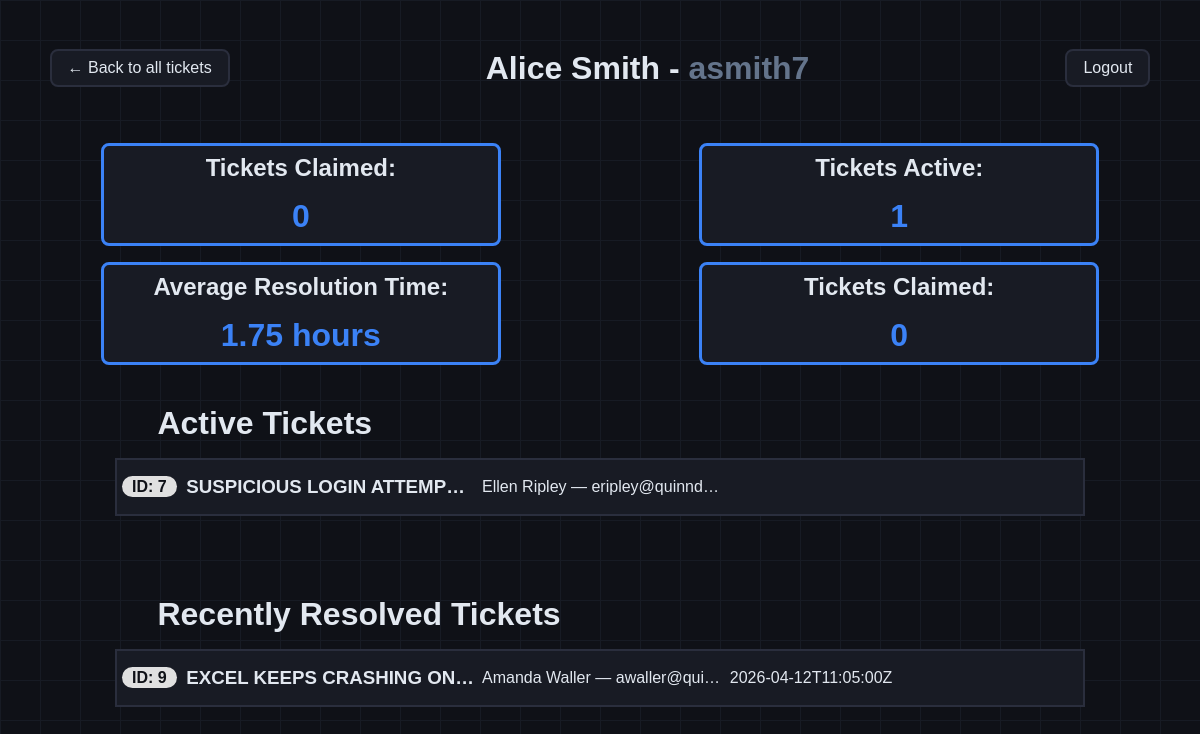
The page /profile/asmith7 (signed in) on the database its author committed.
### tables this page shows
CREATE TABLE it_specialists (
            username TEXT PRIMARY KEY,
            hashed_password TEXT NOT NULL,
            name TEXT NOT NULL,
            tickets_claimed INTEGER DEFAULT 0,
            tickets_active INTEGER DEFAULT 0,
            tickets_resolved INTEGER DEFAULT 0,
            total_resolution_time_hours REAL DEFAULT 0
            );

CREATE TABLE tickets (
            id INTEGER PRIMARY KEY AUTOINCREMENT,
            ticketer_name TEXT NOT NULL,
            ticketer_email TEXT NOT NULL,
            issue_type TEXT NOT NULL,
            priority TEXT,
            affects_others INTEGER NOT NULL DEFAULT 0,
            summary TEXT NOT NULL,
            description TEXT NOT NULL,
            status TEXT NOT NULL,
            resolution_details TEXT,
            specialist_username_assigned TEXT,
            submission_date TEXT NOT NULL,
            assignment_date TEXT,
            resolution_date TEXT   
            );

### app.py (the view)
@app.route('/profile/<username>', methods=['GET'])
def viewProfile(username):
    auth_error = it_only_check()
    if auth_error:
        return auth_error
    if session.get("username") != username:
        return jsonify({"error": "you can only view your own profile"}), 403
    db = get_db()
    specialist_row = db.execute('SELECT username, name, tickets_claimed, tickets_active, tickets_resolved, total_resolution_time_hours FROM it_specialists WHERE username = ?', (username,)).fetchone()
    active_tickets = db.execute('SELECT * FROM tickets WHERE specialist_username_assigned = ? AND status = "active" ORDER BY assignment_date', (username,)).fetchall()
    recent_resolved_tickets = db.execute('SELECT * FROM tickets WHERE specialist_username_assigned = ? AND status = "resolved" ORDER BY resolution_date DESC LIMIT 3', (username,)).fetchall()
    if not active_tickets:
        active_tickets = []
    else:        active_tickets = [dict(t) for t in active_tickets]
    if not recent_resolved_tickets:
        recent_resolved_tickets = []
    else:        recent_resolved_tickets = [dict(t) for t in recent_resolved_tickets]
    db.close()
    if not specialist_row:
        return f"<p>IT Specialist {username} not found. <a href='/tickets/view'>Go back</a></p>", 404
    specialist = dict(specialist_row)
    specialist["average_resolution_time"] = (specialist["total_resolution_time_hours"] / specialist["tickets_resolved"]) if specialist["tickets_resolved"] > 0 else None
    return render_template("it_tech_profile.html", specialist=specialist, active_tickets=active_tickets, recent_resolved_tickets=recent_resolved_tickets), 200

### app.py (called while the page is built)
def it_only_check():
    if not session.get("is_it_department"):
        return jsonify({"error": "unauthorized"}), 403
    return None

### database.py (called while the page is built)
def get_db():
    conn = sqlite3.connect(DATABASE)
    conn.row_factory = sqlite3.Row
    return conn

### templates/it_tech_profile.html (shortened to what this page needs)
<html>
  <head>
    <link rel="stylesheet" href="/static/ticketstyles.css">
    <link rel="stylesheet" href="/static/dashboardstyles.css">
  </head>
  <body>
    <div style="display: flex; justify-content: space-between; align-items: center; padding: 1rem 2rem;">
      <a class="return-arrow" style="position:static;" href="/tickets/view">← Back to all tickets</a>
      <h1>{{ specialist.name }} - <span style="color: var(--muted);">{{ specialist.username }}</span></h1>
      <a class="logout-btn" style="position:static; "onclick="logout()">Logout</a>
    </div>
    <section id="overview">
      <div class="metric-box">
        <h2>Tickets Claimed:</h2>
        <p>{{ specialist.tickets_claimed }}</p>
      </div>
      <div class="metric-box">
        <h2>Tickets Active:</h2>
        <p>{{ specialist.tickets_active }}</p>
      </div>
      <div class="metric-box">
        <h2>Average Resolution Time:</h2>
        <p>{{ specialist.average_resolution_time | round(2) }} hours</p>
      </div>
      <div class="metric-box">
        <h2>Tickets Claimed:</h2>
        <p>{{ specialist.tickets_claimed }}</p>
      </div>
    </section>
    <div id="profile-tickets-container">
      <h3 class="profile-section-title">active tickets</h3>
      <section class="ticket-list list-view">
          {% for ticket in active_tickets %}
          <a href="/tickets/view/{{ ticket.id }}">
              <div class="ticket-card">
                  <p class="id-badge">ID: {{ ticket.id }}</p>
                  <h3>{{ ticket.summary }}</h3>
                  <p class="ticket-meta">{{ ticket.ticketer_name }} — {{ ticket.ticketer_email }}</p>
              </div>
          </a>
          {% else %}
              <p class="empty-state">No active tickets.</p>
          {% endfor %}
      </section>
      <h3 class="profile-section-title">recently resolved tickets</h3>
      <section class="ticket-list list-view">
          {% for ticket in recent_resolved_tickets %}
          <a href="/tickets/view/{{ ticket.id }}">
              <div class="ticket-card">
                  <p class="id-badge">ID: {{ ticket.id }}</p>
                  <h3>{{ ticket.summary }}</h3>
                  <p class="ticket-meta">{{ ticket.ticketer_name }} — {{ ticket.ticketer_email }}</p>
                  <p class="ticket-meta">{{ ticket.resolution_date }}</p>
              </div>
          </a>
          {% else %}
              <p class="empty-state">No resolved tickets.</p>
          {% endfor %}
      </section>
    </div>
  </body>
</html>

### static/ticketstyles.css (style rules this page uses)
*, *::before, *::after { box-sizing: border-box; margin: 0; padding: 0; }
html { scroll-behavior: smooth; }
:root { --bg: #0f1117; --surface: #181b24; --border: #2a2e3d; --accent: #f97316; --accent2: #3b82f6; --text: #e2e8f0; --muted: #64748b; --mono: 'IBM Plex Mono', monospace; --sans: 'IBM Plex Sans', sans-serif; }
body { background: var(--bg); color: var(--text); font-family: var(--sans); min-height: 100vh; overflow-x: hidden; padding: 0.1rem; }
body::before { content: ''; position: fixed; inset: 0; background-image: linear-gradient(var(--border) 1px, transparent 1px), linear-gradient(90deg, var(--border) 1px, transparent 1px); background-size: 40px 40px; opacity: 0.35; pointer-events: none; z-index: -1; }
h1 { padding-bottom: 2rem; text-align: center; margin-top: 2rem; }
.ticket-list { padding-bottom: 5rem; }
a { width: 100%; text-decoration: none; color: var(--text); }
.ticket-list.list-view { display: flex; flex-flow: column nowrap; gap: 0.5rem; margin: 0 auto; width: 90%; max-width: 90%; }
.ticket-list.list-view .ticket-card { position: relative; min-width: 0; width: 100%; max-width: 100%; border: 2px solid var(--border); background-color: var(--surface); padding: 1rem 0.2rem; overflow: hidden; word-break: break-all; display: flex; justify-content: flex-start; align-items: center; gap: 0.5rem; }
.ticket-list.list-view .id-badge { display: inline-block; width: fit-content; height: fit-content; padding: 0.1rem 10px; margin: 0 0.1rem; border-radius: 999px; font-size: 1rem; font-weight: 600; text-transform: uppercase; background: #e0e0e0; color: var(--bg); }
.ticket-list.list-view h3 { display: inline-block; width: 30%; overflow: hidden; text-overflow: ellipsis; white-space: nowrap; text-transform: uppercase; font-weight: bold; }
.ticket-list.list-view .ticket-meta { display: inline-block; width: 25%; text-align: left; overflow: hidden; text-overflow: ellipsis; white-space: nowrap; }
.return-arrow { position: absolute; top: 1rem; left: 1rem; display: inline-block; width: fit-content; height: fit-content; padding: 0.5rem 1rem; margin: 1rem; border: 2px solid var(--border); background: var(--surface); color: var(--text); text-decoration: none; border-radius: 8px; z-index: 99; }

### static/dashboardstyles.css (style rules this page uses)
*, *::before, *::after { box-sizing: border-box; margin: 0; padding: 0; }
html { scroll-behavior: smooth; }
:root { --bg: #0f1117; --surface: #181b24; --border: #2a2e3d; --accent: #f97316; --accent2: #3b82f6; --text: #e2e8f0; --muted: #64748b; --danger: #dc2626; --mono: 'IBM Plex Mono', monospace; --sans: 'IBM Plex Sans', sans-serif; }
body { background: var(--bg); color: var(--text); font-family: var(--sans); min-height: 100vh; overflow-x: hidden; }
body::before { content: ''; position: fixed; inset: 0; background-image: linear-gradient(var(--border) 1px, transparent 1px), linear-gradient(90deg, var(--border) 1px, transparent 1px); background-size: 40px 40px; opacity: 0.35; pointer-events: none; z-index: -1; }
#overview { display: flex; flex-flow: row wrap; justify-content: space-around; }
.metric-box { background: var(--surface); border: 3px solid var(--accent2); border-radius: 8px; padding: 0.5rem; margin: 0.5rem; width: 25rem; text-align: center; }
.metric-box h2 { font-size: 1.5em; margin-bottom: 1rem; }
.metric-box p { font-size: 2rem; font-weight: bold; color: var(--accent2); }
#profile-tickets-container { width: 90%; margin: 2rem auto; }
.profile-section-title { padding-left: 6rem; margin-bottom: 1rem; font-size: 2em; text-transform: capitalize; }
.logout-btn { display: inline-block; width: fit-content; height: fit-content; padding: 0.5rem 1rem; margin: 1rem; border: 2px solid var(--border); background: var(--surface); color: var(--text); text-decoration: none; border-radius: 8px; z-index: 99; transition: all 0.15s ease; }

### rows shown on the page
it_specialists: name "Alice Smith", username "asmith7", tickets_claimed "0", tickets_active "1"
tickets: id "7", summary "SUSPICIOUS LOGIN ATTEMP…", ticketer_name "Ellen Ripley", ticketer_email "eripley@quinnd…"
tickets: id "9", summary "EXCEL KEEPS CRASHING ON…", ticketer_name "Amanda Waller", ticketer_email "awaller@qui…", resolution_date "2026-04-12T11:05:00Z"

### other values the page prints
{{ specialist.average_resolution_time | round(2) }} "1.75"
